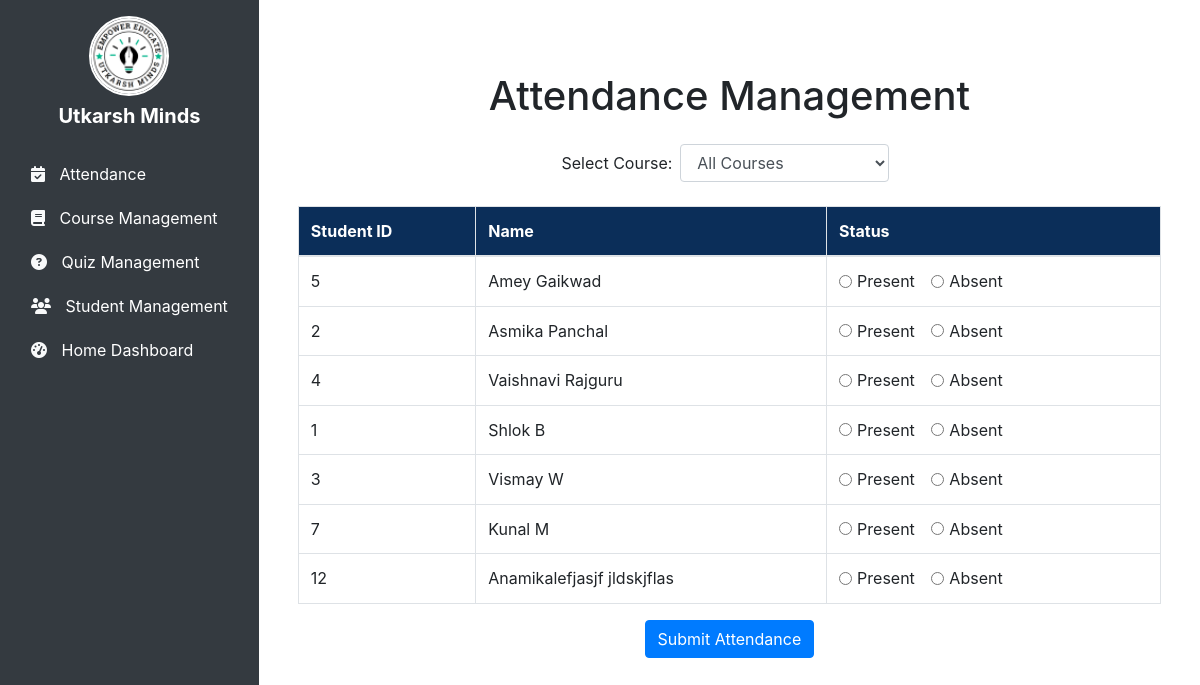
The page /attendance/ on the database its author committed.
### studentmgt/models.py (models this page shows, shortened)
class Student(models.Model):
    st_id = models.TextField(primary_key=True)
    fname = models.CharField(max_length=255)
    lname = models.CharField(max_length=255)
    dob = models.DateField()
    gender = models.CharField(max_length=1)
    st_email = models.EmailField()
    pr_email = models.EmailField()
    phone = models.CharField(max_length=20)
    address = models.TextField()
    courses = models.ManyToManyField(Course, related_name='students')

### attendance/views.py (the view)
# urls.py: path("", views.attendance_home, name="attendance_home"),
def attendance_home(request):
    courses = Course.objects.all()
    selected_course = request.GET.get('course')
    today = timezone.now().date()
    if selected_course:
        students = Student.objects.filter(courses__c_id=selected_course)
        already_marked = Attendance.objects.filter(date=today, st_id__in=students).exists()
    else:
        students = Student.objects.all()
        already_marked = Attendance.objects.filter(date=today).exists()
    if already_marked:
        attendance_list = Attendance.objects.filter(date=today)
        return render(request, "attendance/attendance_list.html", {
            'attendance_list': attendance_list,
            'selected_course': selected_course,
        })
    return render(request, "attendance/attendance_home.html", {
        'courses': courses,
        'students': students,
        'selected_course': selected_course,
    })

### attendance/templates/attendance/attendance_home.html (shortened to what this page needs)
{% extends "base.html" %}
{% block body %}
<div class="container mt-5">
    <h1 class="text-center mb-4">Attendance Management</h1>
    <form method="GET" action="{% url 'attendance_home' %}" class="form-inline justify-content-center mb-4">
        <label for="course" class="mr-2">Select Course:</label>
        <select name="course" id="course" class="form-control mr-2" onchange="this.form.submit()">
            <option value="">All Courses</option>
        </select>
    </form>
    <form method="POST" action="{% url 'attendance_add' %}">
        <div class="table-responsive">
            <table class="table table-bordered table-hover">
                <thead>
                    <tr>
                        <th>Student ID</th>
                        <th>Name</th>
                        <th>Status</th>
                    </tr>
                </thead>
                <tbody>
                    {% for student in students %}
                    <tr>
                        <td>{{ student.st_id }}</td>
                        <td>{{ student.fname }} {{ student.lname }}</td>
                        <td>
                            <div class="form-check form-check-inline">
                                <input class="form-check-input" type="radio" name="status_{{ student.st_id }}" value="P" id="present_{{ student.st_id }}">
                                <label class="form-check-label" for="present_{{ student.st_id }}">Present</label>
                            </div>
                            <div class="form-check form-check-inline">
                                <input class="form-check-input" type="radio" name="status_{{ student.st_id }}" value="A" id="absent_{{ student.st_id }}">
                                <label class="form-check-label" for="absent_{{ student.st_id }}">Absent</label>
                            </div>
                        </td>
                    </tr>
                    {% endfor %}
                </tbody>
            </table>
        </div>
        <div class="text-center">
            <button type="submit" class="btn btn-primary">Submit Attendance</button>
        </div>
    </form>
</div>
{% endblock body %}

### static/css/base_style.css (style rules this page uses)
body { font-family: Arial, sans-serif; margin: 0; padding: 0; }

### attendance/templates/attendance/attendance_home.html (style rules this page uses)
.table thead th { background-color: #0b2e59; color: #ffffff; font-weight: bold; }

### templates/base.html (style rules this page uses)
.d-flex { display: flex; }
.min-vh-100 { min-height: 100vh; }

### rows shown on the page
Student: st_id "5", fname "Amey", lname "Gaikwad"
Student: st_id "2", fname "Asmika", lname "Panchal"
Student: st_id "4", fname "Vaishnavi", lname "Rajguru"
Student: st_id "1", fname "Shlok", lname "B"
Student: st_id "3", fname "Vismay", lname "W"
Student: st_id "7", fname "Kunal", lname "M"
Student: st_id "12", fname "Anamikalefjasjf", lname "jldskjflas"
